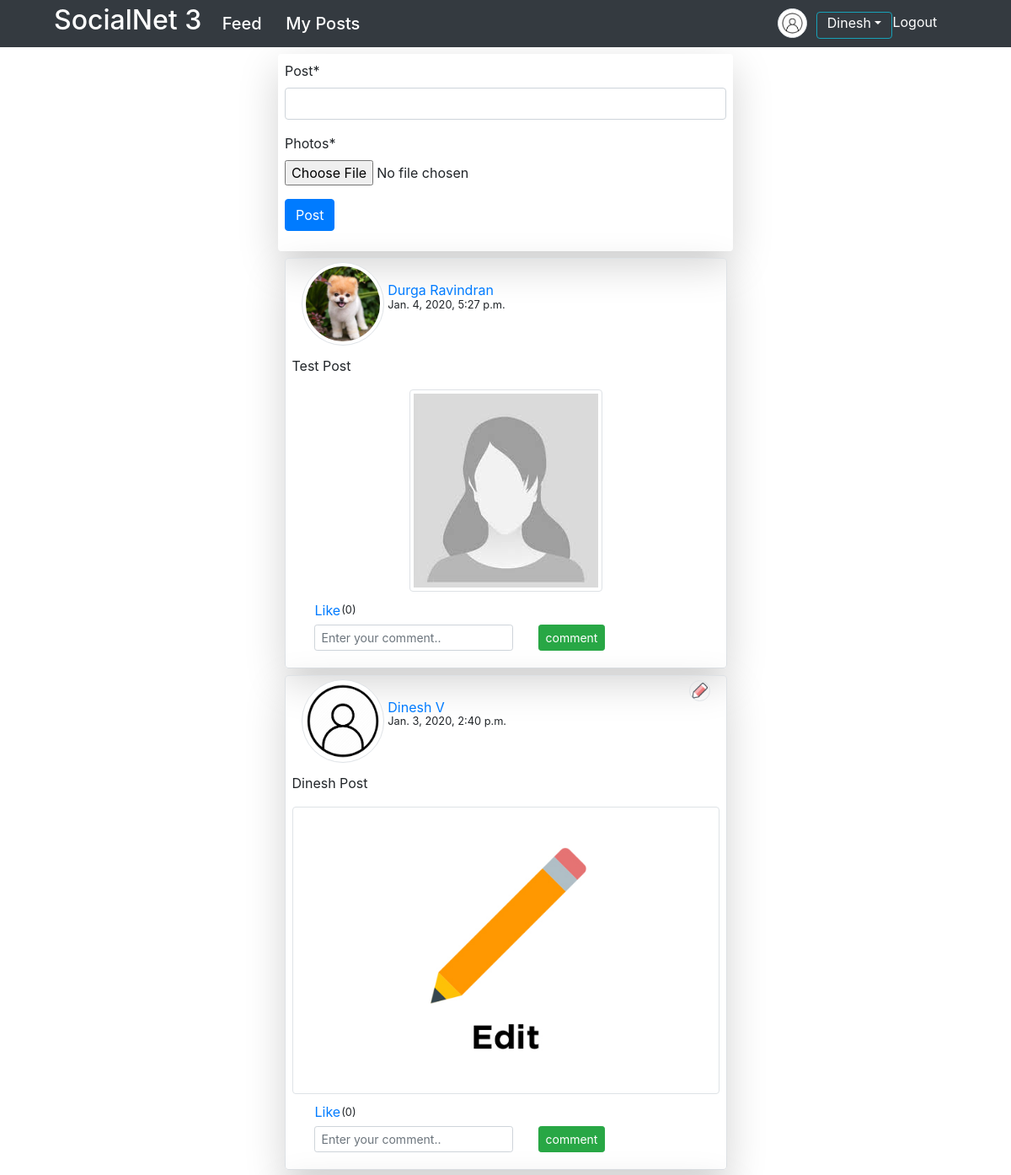
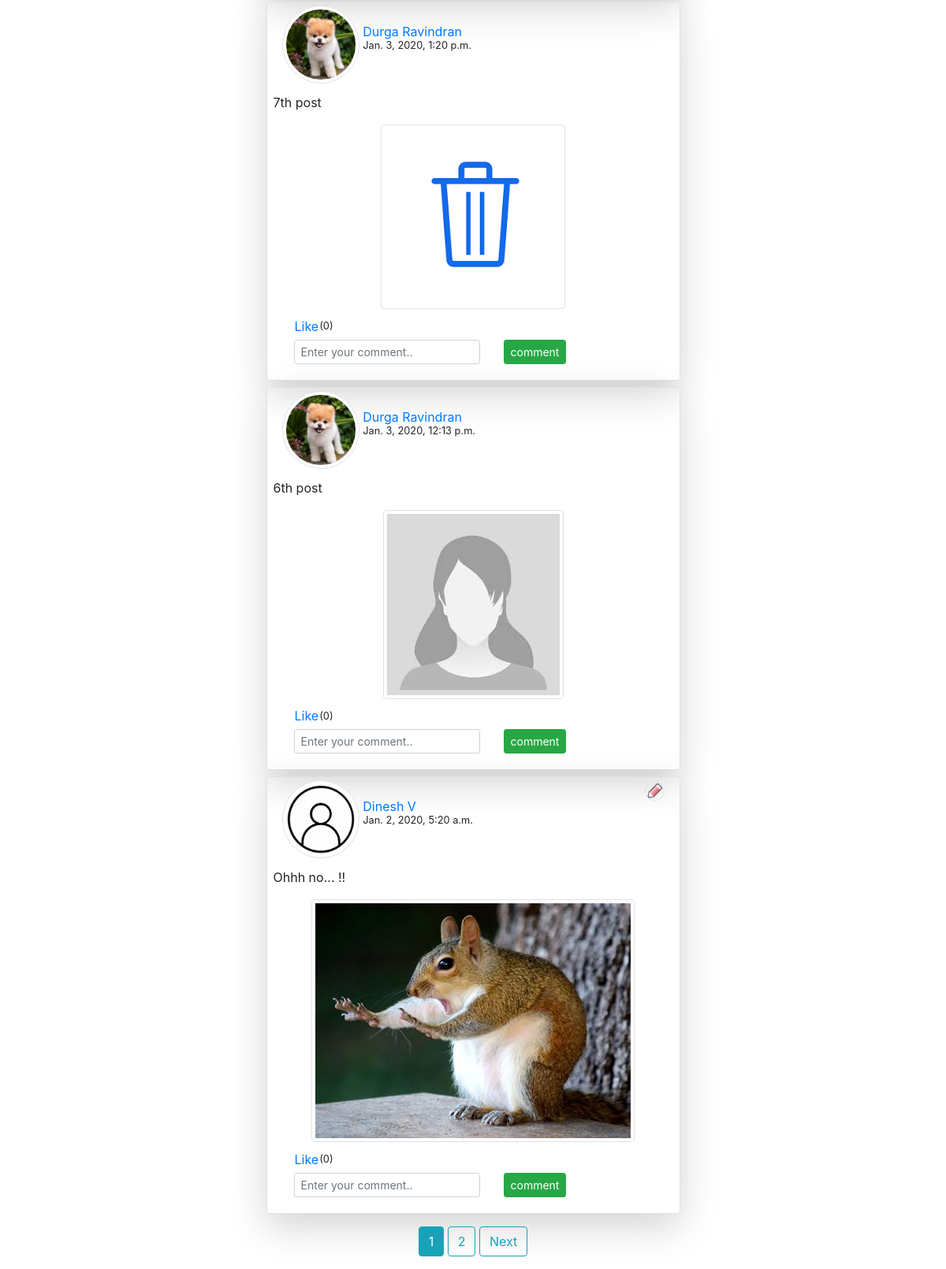
Page /feed/ (signed in) on the earlier database version (2 pictures, top to bottom).
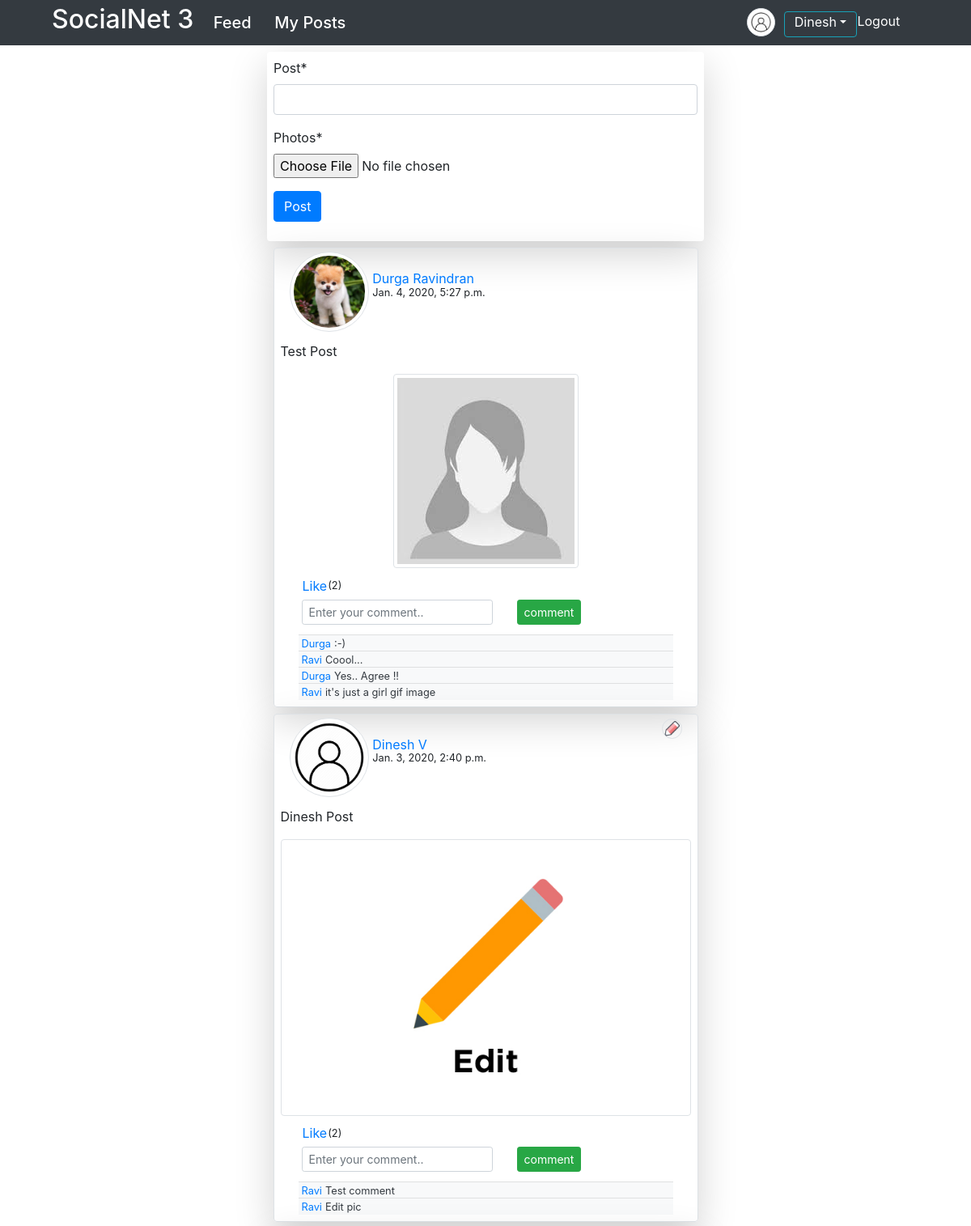
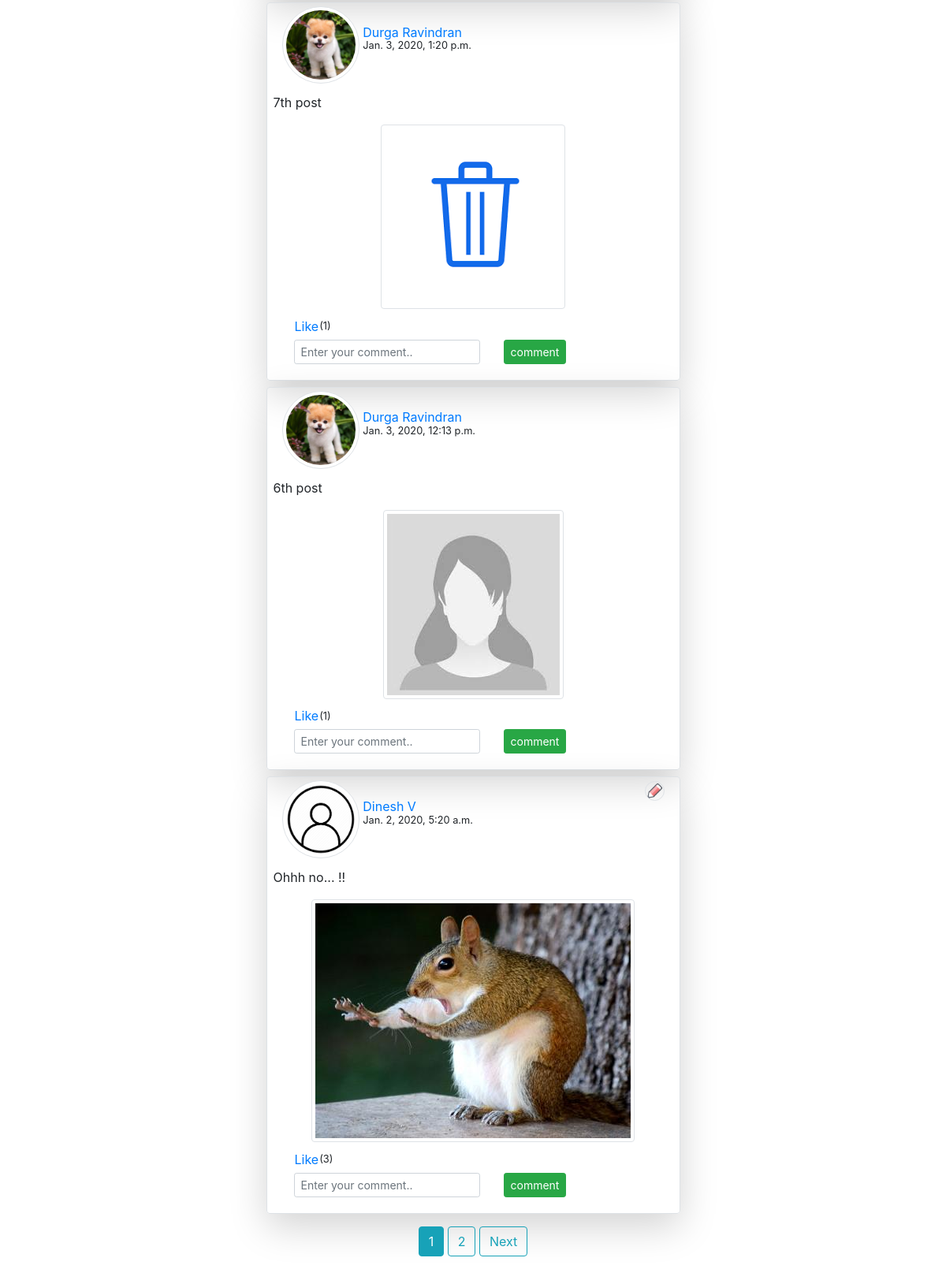
Same page on the later database version (2 pictures, top to bottom).
### feed/models.py (models this page shows, shortened)
class Feed(models.Model):
	post = models.TextField()
	images = models.ImageField(upload_to=user_directory_path)
	date = models.DateTimeField(auto_now_add=True)
	user = models.ForeignKey(SnetUser, on_delete=models.CASCADE)
	class Meta:
		ordering = ['-date']

class Comments(models.Model):
	comments = models.CharField(max_length=255)
	feed = models.ForeignKey(Feed, on_delete=models.CASCADE)
	user = models.ForeignKey(SnetUser, on_delete=models.CASCADE)
	date = models.DateTimeField(auto_now_add=True)
	def __str__(self):
		return f'{self.comments}'
	class Meta:
		ordering = ['-date']

### user/models.py (models this page shows, shortened)
class SnetUser(AbstractUser):
	GENDER_CHOICES = (
			('M','Male'),
			('F','Female'),
			('T','Trans'),
		)
	dob = models.DateField()
	gender = models.CharField(max_length=1, choices=GENDER_CHOICES)

class Profile(models.Model):
	user = models.OneToOneField(SnetUser, on_delete=models.CASCADE)
	p_img = models.ImageField(default='default.png/', upload_to=profile_img_dir)

### feed/views.py (the view)
# urls.py: path('feed/',feed_view.feedview, name='feed'),
@login_required
def feedview(request):
	obj = Feed.objects.all()
	page = request.GET.get('page',1)
	paginator = Paginator(obj, 5)
	try:
		pages = paginator.page(page)
	except PageNotAnInteger:
		pages = paginator.page(1)
	except EmptyPage:
		pages = paginator.page(paginator.num_pages)
	if request.method == 'POST':
		form = FeedForm(request.POST, request.FILES)
		comment = CommentForm(request.POST)
		like = LikeForm(request.POST)
		if request.POST.get('items_id'):
			feed_obj = Feed.objects.get(pk=request.POST.get('items_id'))
			already_liked = feed_obj.like_set.filter(user=request.user) and True or False
		if form.is_valid():
			feed = form.save(commit=False)
			feed.user = request.user
			feed.save()
			return HttpResponseRedirect(reverse('feed:feed'))
		elif comment.is_valid():
			comment = comment.save(commit=False)
			comment.feed = feed_obj
			comment.user = request.user
			comment.save()
			return HttpResponseRedirect(reverse('feed:feed'))
		elif like.is_valid() and already_liked == False:
			like_model = like.save(commit=False)
			like_model.like = like.cleaned_data['like']
			like_model.user = request.user
			like_model.post = feed_obj
			like_model.save()
			return HttpResponseRedirect(reverse('feed:feed'))
		else:
			return HttpResponseRedirect(reverse('feed:feed'))
	else:
		form = FeedForm()
		comment = CommentForm()
	return render(request,'feed/feed.html',locals())

### feed/forms.py
class FeedForm(ModelForm):
	post = forms.CharField(label='Post')
	images = forms.ImageField(label='Photos')
	class Meta:
		model = Feed
		fields = ['post','images',]

class CommentForm(ModelForm):
	comments = forms.CharField(label='', widget=forms.TextInput(attrs={'placeholder':'Enter your comment..','class':'h6 form-control-sm'}))
	class Meta:
		model = Comments
		fields = ['comments']

### feed/templates/feed/feed.html (shortened to what this page needs)
{% extends 'feed/base.html' %}
{% load crispy_forms_tags %}
{% load static %}
{% block body %}
<div class="container">
	<div class="container">
		<div class="w-50 shadow-lg p-2 mt-2 mx-auto rounded">
			<form class="form-group" method="post" enctype="multipart/form-data">
				{{form|crispy}}
				<input class="btn btn-primary" type="submit" name="" value="Post">
			</form>
		</div>
		<div class="container rounded">
			{% for items in pages %}
			<div class="mx-auto shadow-lg border rounded w-50 mt-2">
				<div class="row p-1 ml-0 mr-0">
					<div class="col-md-3">
						<img class="img-thumbnail rounded-circle"
						src="{{items.user.profile.p_img.url}}">
					</div>
					<div class="col-md-3 p-1 mt-2">
						<div class="row h-25 mt-2">
							{% if user == items.user %}
								<h5>
									<small>
										<a class="mb-1" href="{% url 'profile'%}">
											{{items.user.first_name}} {{items.user.last_name}}
										</a>
									</small>
								</h5>
							{% else %}
								<h5><small><a class="mb-1" href="{% url 'rprofile' items.user.id %}">{{items.user.first_name}} {{items.user.last_name}}</a></small></h5>
							{% endif %}
						</div>
						<div class="row">
							<small>{{items.date}}</small>
						</div>
					</div>
					<div class="col" align="right">
						{% if user == items.user %}
						<a href="{% url 'feed:feedit' items.id %}"><img class="border rounded-circle" src="{% static 'components/edit.png' %}" width="25" height="25" alt="Edit"></a>
						{% endif %}
					</div>
				</div>
				<div class="p-2">
					{{items.post}}
				</div>
				<div class="p-2" align="center">
					<img class="img-thumbnail" src="{{items.images.url}}">
				</div>
				<div class="container">
					<div class="container row">
						<div class="col-md-4 ml-1">
							<form method='post'>
								<div class="row ml-0">
									<div class="col-xs-2">
										<button class="btn btn-link p-0 m-0" type="submit" name='like' value=1>Like
										</button>
									</div>
									<div class="col-xs-2">
										<small class="mt-1">
											({{ items.like_set.all.count}})
										</small>
									</div>
								</div>
							</form>
						</div>
					</div>
				</div>
				<div class="container">
					<div class="form align-items-center m-1">
						<form class="form-inline" method="post">
							<div class="col-auto">
								{{comment|crispy}}
							</div>
							<div class="col-auto">
								<input class="btn btn-success btn-sm mb-2" id="inlineFormInputName2" type="submit" name="post" value="comment">
							</div>
						</form>
					</div>
					<div class="container pb-2">
						{% for comment_list in items.comments_set.all %}
							<h6 class="mb-0 bg-light text-dark">
								<hr class="m-0">
								<a class="p-1" href="{% url 'rprofile' comment_list.user_id %}"><small>{{comment_list.user.first_name}}</small></a><small>{{comment_list.comments}}</small>
							</h6>
						{% endfor %}
					</div>
				</div>
			</div>
			{% endfor %}
		</div>
		<div class="container mb-2 mt-2 p-2" align="center">
			{% for num in pages.paginator.page_range %}
				{% if num == pages.number %}
					<a class="btn btn-info" href="?page={{num}}">{{num}}</a>
				{% elif num > pages.number|add:'-2' and num < pages.number|add:'2' %}
					<a class="btn btn-outline-info" href="?page={{num}}">{{num}}</a>
				{% endif %}
			{% endfor %}
			{% if pages.has_next %}
				<a class="btn btn-outline-info" href="?page={{pages.next_page_number}}">Next</a>
			{% endif %}
		</div>
	</div>
</div>
{% endblock body %}

Differences in the rows shown:
computed for Feed "Test Post": like_set.all.count "0" → "2"
added Comments: user.first_name "Durga", comments ":-)", shown under Feed "Test Post"
added Comments: user.first_name "Ravi", comments "Coool...", shown under Feed "Test Post"
added Comments: user.first_name "Durga", comments "Yes.. Agree !!", shown under Feed "Test Post"
added Comments: user.first_name "Ravi", comments "it's just a girl gif image", shown under Feed "Test Post"
computed for Feed "Dinesh Post": like_set.all.count "0" → "2"
added Comments: user.first_name "Ravi", comments "Test comment", shown under Feed "Dinesh Post"
added Comments: user.first_name "Ravi", comments "Edit pic", shown under Feed "Dinesh Post"
computed for Feed "7th post": like_set.all.count "0" → "1"
computed for Feed "6th post": like_set.all.count "0" → "1"
computed for Feed "Ohhh no... !!": like_set.all.count "0" → "3"
